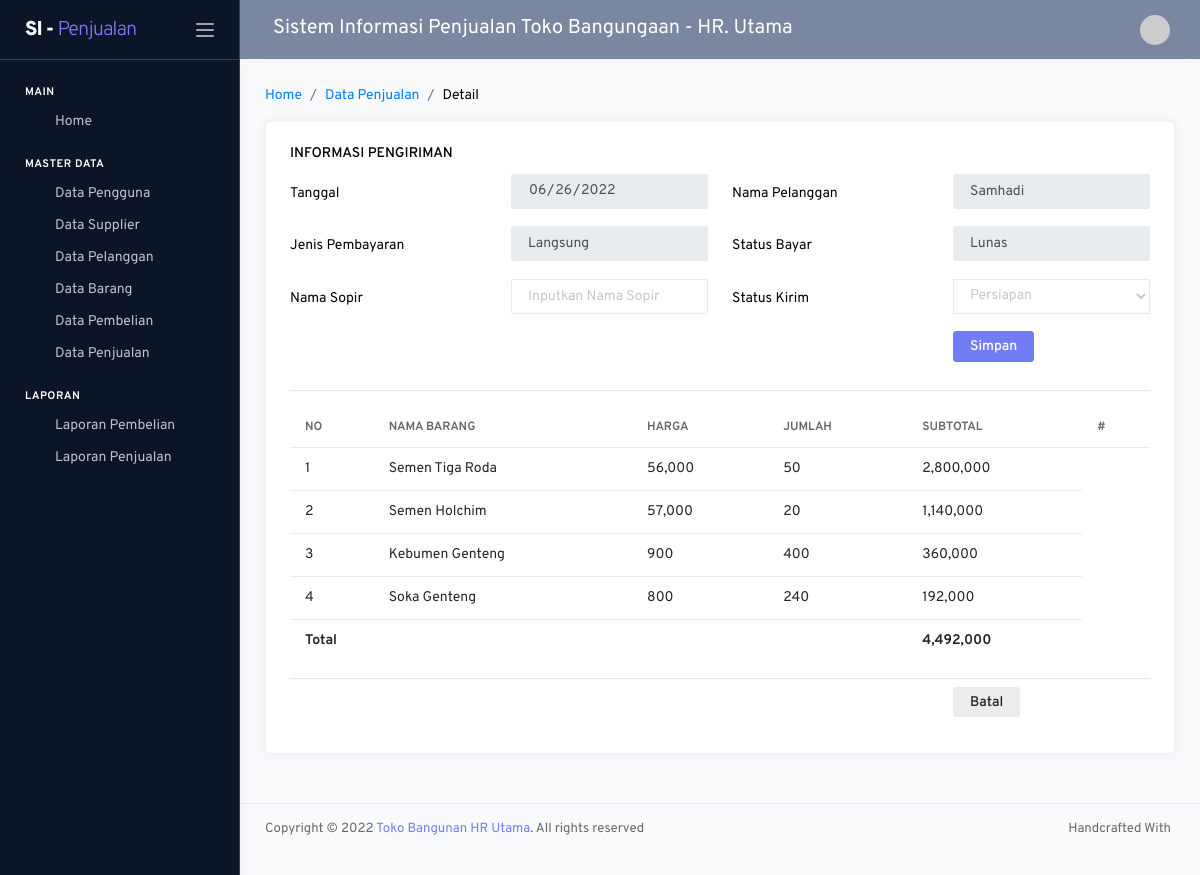
The page /admin/index.php?hal=penjualan/pengiriman&id=2 on the database its author committed.
### tables this page shows
CREATE TABLE `tb_penjualan` (
  `idpenjualan` int(11) NOT NULL,
  `tanggal` date DEFAULT NULL,
  `idpelanggan` int(11) DEFAULT NULL,
  `total` int(11) DEFAULT NULL,
  `jenisbayar` varchar(20) DEFAULT NULL,
  `statusbayar` varchar(20) DEFAULT NULL,
  `namasopir` varchar(50) DEFAULT NULL,
  `statuskirim` varchar(50) DEFAULT NULL
);

CREATE TABLE `tb_pelanggan` (
  `idpelanggan` int(11) NOT NULL,
  `namapelanggan` varchar(50) DEFAULT NULL,
  `notelepon` varchar(15) DEFAULT NULL,
  `alamat` varchar(100) DEFAULT NULL,
  `email` varchar(100) DEFAULT NULL
);

CREATE TABLE `tb_item_jual` (
  `iditemjual` int(11) NOT NULL,
  `idpenjualan` int(11) DEFAULT NULL,
  `idbarang` int(11) DEFAULT NULL,
  `harga` int(11) DEFAULT NULL,
  `jumlah` int(11) DEFAULT NULL
);

CREATE TABLE `tb_barang` (
  `idbarang` int(11) NOT NULL,
  `namabarang` varchar(50) DEFAULT NULL,
  `idkategori` int(11) DEFAULT NULL,
  `stok` int(11) DEFAULT NULL,
  `hargajual` int(11) DEFAULT NULL,
  `hargabeli` int(11) DEFAULT NULL
);

### setting/crud.php (called while the page is built, shortened)
<?php
 function _dataGetAll ($mysqli,$sql){
  $hasil=array();
  $result = $mysqli->query($sql);
  $num_results = $result->num_rows;
  if($num_results > 0){
    while ($data=mysqli_fetch_assoc($result)) {
      array_push($hasil,$data);
    }
  }
  return $hasil;
}
function _dataGetId($conn,$table,$kondisi){
  $row = $conn->query("Select * from $table where $kondisi")->fetch_assoc();
  return $row;
}
?>

### setting/konstanta.php (called while the page is built, shortened)
<?php
$_array_status_kirim = array(
    'Persiapan' => "Persiapan",
	'Pengiriman' => "Pengiriman",
	'Selesai' => "Selesai"
);
?>

### admin/modul/penjualan/pengiriman.php (the view, shortened to what this page needs)
<?php
if(isset($_GET['id']))
	extract(_dataGetId($mysqli,"tb_penjualan join tb_pelanggan using(idpelanggan)","idpenjualan='".$_GET['id']."'"));
?>
<nav class="page-breadcrumb">
    <ol class="breadcrumb">
        <li class="breadcrumb-item"><a href="/home">Home</a></li>
        <li class="breadcrumb-item"><a href="{{batal}}">Data Penjualan</a></li>
        <li class="breadcrumb-item" aria-current="page">Detail</li>
    </ol>
</nav>
<div class="row">
    <div class="col-md-12 grid-margin stretch-card">
        <div class="card">
            <div class="card-body">
                <h6 class="card-title">Informasi Pengiriman</h6>
                <form action="?hal=penjualan/proses" method="POST" enctype="multipart/form-data">
                    <div class="form-group row">
                        <label for="input" class="col-sm-3 col-form-label">Tanggal</label>
                        <div class="col-sm-3">
                            <input type="date" class="form-control" name="tanggal" value="<?=$tanggal?>"
                                placeholder="Inputkan tanggal" readonly>
                        </div>
                        <label for="input" class="col-sm-3 col-form-label">Nama Pelanggan</label>
                        <div class="col-sm-3">
                            <input type="text" class="form-control" name="tanggal" value="<?=$namapelanggan?>"
                                placeholder="Inputkan Nama Supplier" readonly>
                        </div>
                    </div>
                    <div class="form-group row">
                        <label for="input" class="col-sm-3 col-form-label">Jenis Pembayaran</label>
                        <div class="col-sm-3">
                            <input type="text" class="form-control" name="tanggal" value="<?=$jenisbayar?>"
                                placeholder="Inputkan tanggal" readonly>
                        </div>
                        <label for="input" class="col-sm-3 col-form-label">Status Bayar</label>
                        <div class="col-sm-3">
                            <input type="text" class="form-control" name="tanggal" value="<?=$statusbayar?>"
                                placeholder="Inputkan Nama Supplier" readonly>
                        </div>
                    </div>
                    <div class="form-group row">
                        <label for="input" class="col-sm-3 col-form-label">Nama Sopir</label>
                        <div class="col-sm-3">
                            <input type="text" class="form-control" name="namasopir" value="<?=$namasopir?>"
                                placeholder="Inputkan Nama Sopir" >
                        </div>
                        <label for="input" class="col-sm-3 col-form-label">Status Kirim</label>
						<div class="col-sm-3">
							<select
								class="form-control select2"
								name="statuskirim"
								required="">
								<?php
								foreach ($_array_status_kirim as $key => $value):
									?>
									<option
									value="<?=$key?>"
									<?=isselect(@$statuskirim,$value)?>>
									<?=$value?>
									</option>
								<?php endforeach; ?>
							</select>
						</div>
                    </div>
                    <div class="form-group row">
                        <div class="col-sm-3 offset-9">
                            <input type="submit" class="btn btn-primary mr-2" name="kirim" value="Simpan">
                        </div>
                    </div>
                    <hr>
                    <div class="table-responsive">
                    <table id="" class="table">
                        <thead>
                            <tr>
                                <th>No</th>
                                <th>Nama Barang</th>
                                <th>Harga</th>
                                <th>Jumlah</th>
                                <th>Subtotal</th>
                                <th>#</th>
                            </tr>
                        </thead>
                        <tbody>
                            <?php
                            $no = 0;
                            $total=0;
                            $sql = "SELECT *,harga*jumlah as subtotal FROM tb_barang join tb_item_jual using(idbarang) where idpenjualan='$idpenjualan'";
                            foreach (_dataGetAll($mysqli, $sql) as $key => $value) :
                                extract($value);
                            ?>
                                <tr>
                                    <td><?= $no += 1 ?></td>
                                    <td><?= $namabarang ?></td>
                                    <td><?= number_format($harga,0) ?></td>
                                    <td><?= number_format($jumlah,0) ?></td>
                                    <td><?= number_format($subtotal,0);$total+=$subtotal; ?></td>
                                </tr>
                            <?php endforeach; ?>
                            <tr>
                                <th colspan="4">Total</th>
                                <th><?= number_format($total,0) ?></th>
                            </tr>
                        </tbody>
                    </table>
                    </div>
                    <hr>
                    <div class="form-group row ">
                        <div class="col-sm-9 offset-9">
                            <a class="btn btn-light" href="?hal=penjualan/data">Batal</a>
                        </div>
                    </div>
                </form>
            </div>
        </div>
    </div>
</div>

### admin/_partials/_css.php (style rules this page uses)
.form-group { margin-top: -20px!important; }

### admin/modul/penjualan/pengiriman.php (style rules this page uses)
.form-group { margin-top: -20px !important; }

### rows shown on the page
tb_penjualan: tanggal "06/26/2022", tanggal "Samhadi", tanggal "Langsung", tanggal "Lunas"
tb_item_jual: no "1", idbarang.namabarang "Semen Tiga Roda", harga "56,000", jumlah "50", subtotal "2,800,000"
tb_item_jual: no "2", idbarang.namabarang "Semen Holchim", harga "57,000", jumlah "20", subtotal "1,140,000"
tb_item_jual: no "3", idbarang.namabarang "Kebumen Genteng", harga "900", jumlah "400", subtotal "360,000"
tb_item_jual: no "4", idbarang.namabarang "Soka Genteng", harga "800", jumlah "240", subtotal "192,000"

### other values the page prints
nav "SI - Penjualan"
judul "Sistem Informasi Penjualan Toko Bangungaan - HR. Utama"
$total "4,492,000"
form field statuskirim "Persiapan"
